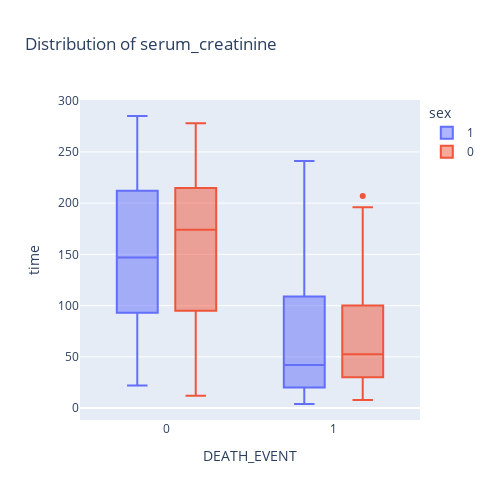

The notebook cell saved with this chart:
### Code cell
fig = px.box(df, y="time", x="DEATH_EVENT", title=f'Distribution of serum_creatinine', color="sex",width=500, height=500)

fig.show()

### Figure 1 — Plotly figure (JSON) as saved in the notebook; plotly's stock layout.template omitted (floating-point values rounded to 4 significant figures; data arrays with more than 128 entries replaced by an {"elided": "..."} marker saying what was removed)
{"data": [{"alignmentgroup": "True", "hovertemplate": "sex=1<br>DEATH_EVENT=%{x}<br>time=%{y}<extra></extra>", "legendgroup": "1", "marker": {"color": "#636efa"}, "name": "1", "notched": false, "offsetgroup": "1", "orientation": "v", "showlegend": true, "type": "box", "x": {"elided": "194 int values"}, "x0": " ", "xaxis": "x", "y": {"elided": "194 int values"}, "y0": " ", "yaxis": "y"}, {"alignmentgroup": "True", "hovertemplate": "sex=0<br>DEATH_EVENT=%{x}<br>time=%{y}<extra></extra>", "legendgroup": "0", "marker": {"color": "#EF553B"}, "name": "0", "notched": false, "offsetgroup": "0", "orientation": "v", "showlegend": true, "type": "box", "x": [1, 1, 0, 1, 1, 0, 1, 1, 1, 1, 0, 1, 1, 1, 1, 1, 1, 1, 1, 1, 1, 0, 1, 1, 0, 0, 0, 1, 1, 0, 0, 0, 0, 0, 0, 1, 1, 0, 0, 0, 0, 1, 0, 0, 0, 0, 1, 0, 0, 0, 0, 0, 0, 0, 1, 0, 0, 1, 1, 0, 0, 0, 1, 1, 0, 0, 0, 0, 0, 0, 0, 0, 0, 0, 1, 0, 1, 0, 0, 0, 0, 1, 0, 0, 0, 0, 0, 0, 0, 0, 0, 0, 0, 0, 0, 0, 0, 0, 0, 0, 0, 0, 0, 0, 0], "x0": " ", "xaxis": "x", "y": [8, 10, 12, 15, 15, 16, 20, 23, 24, 28, 29, 30, 30, 32, 33, 42, 43, 43, 44, 45, 60, 63, 65, 66, 74, 74, 75, 77, 78, 82, 83, 85, 85, 86, 87, 88, 90, 91, 94, 94, 94, 95, 95, 95, 95, 97, 100, 104, 107, 107, 108, 109, 109, 110, 115, 120, 120, 126, 130, 140, 145, 147, 172, 172, 172, 174, 174, 185, 186, 186, 187, 187, 187, 187, 193, 196, 196, 197, 205, 207, 207, 207, 210, 212, 213, 214, 214, 215, 215, 220, 233, 237, 244, 244, 245, 245, 245, 246, 246, 250, 256, 256, 257, 271, 278], "y0": " ", "yaxis": "y"}], "layout": {"boxmode": "group", "height": 500, "legend": {"title": {"text": "sex"}, "tracegroupgap": 0}, "title": {"text": "Distribution of serum_creatinine"}, "width": 500, "xaxis": {"anchor": "y", "autorange": true, "domain": [0, 1], "range": [-0.518, 1.518], "title": {"text": "DEATH_EVENT"}, "type": "linear"}, "yaxis": {"anchor": "x", "autorange": true, "domain": [0, 1], "range": [-11.61, 300.6], "title": {"text": "time"}, "type": "linear"}}}
